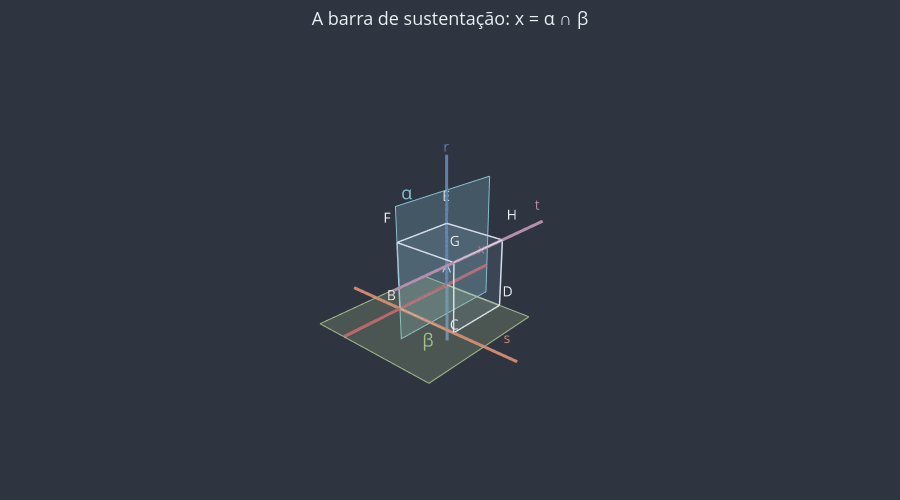

Write notebook code for a chart like this one.
### Markdown cell above
**Exercício 7.** No cubo, $r = AE$, $s = BC$ e $t = GH$ são reversas duas a duas. Qual aresta é paralela a $t$ e se apoia em $r$ e em $s$?

### Code cell
# Construção da seção 5:
# 1. O plano α por r = AE, paralelo a t = GH. Pela paralela a GH traçada por A,
#    que é a aresta AB, α é o plano de AE e AB: a face ABFE.
# 2. O plano β por s = BC, paralelo a t = GH. Pela paralela a GH traçada por B,
#    que é de novo a aresta AB, β é o plano de BC e AB: a base ABCD.
# 3. A reta procurada é α ∩ β: a aresta AB.
# De fato: AB ∥ GH (faces opostas do retângulo ABGH), AB encontra AE em A e
# encontra BC em B.
aresta_ex7 = "AB"

x1, x2 = vertices[aresta_ex7[0]], vertices[aresta_ex7[1]]
posicao_x_e_t_ex7 = u3d.classificar_posicao_retas(x1, x2, G, H)
posicao_x_e_r_ex7 = u3d.classificar_posicao_retas(x1, x2, A, E)
posicao_x_e_s_ex7 = u3d.classificar_posicao_retas(x1, x2, B, C)
print(aresta_ex7, posicao_x_e_t_ex7, posicao_x_e_r_ex7, posicao_x_e_s_ex7)

# A mesma construção feita pelo utils_3d: os planos α e β e a reta x = α ∩ β.
alfa = u3d.plano_paralelo_a_reta(A, E, G, H)
beta = u3d.plano_paralelo_a_reta(B, C, G, H)
print("AB contida em α:", u3d.classificar_posicao_reta_plano(A, B, alfa))
print("AB contida em β:", u3d.classificar_posicao_reta_plano(A, B, beta))

fig = u3d.criar_figura(titulo="A barra de sustentação: x = α ∩ β")
fig = u3d.desenhar_cubo(fig)
fig = u3d.desenhar_plano_paralelo_a_reta(
    fig, A, E, G, H, rotulo="α", opacidade=0.25, tamanho=4
)
fig = u3d.desenhar_plano_paralelo_a_reta(
    fig, B, C, G, H, rotulo="β", cor=u3d.CORES["plano_secundario"], opacidade=0.25,
    tamanho=4,
)
fig = u3d.desenhar_reta_por_dois_pontos(
    fig, A, E, rotulo="r", cor=u3d.CORES["reta"], comprimento=6, espessura=6
)
fig = u3d.desenhar_reta_por_dois_pontos(
    fig, B, C, rotulo="s", cor=u3d.CORES["reta_secundaria"], comprimento=6, espessura=6
)
fig = u3d.desenhar_reta_por_dois_pontos(
    fig, G, H, rotulo="t", cor=u3d.CORES["plano_terciario"], comprimento=6, espessura=6
)
fig = u3d.desenhar_intersecao_de_planos(fig, alfa, beta, rotulo="x", comprimento=6)
u3d.mostrar(fig)

### Figure 1 — Plotly figure (JSON) as saved in the notebook; plotly's stock layout.template omitted (floating-point values rounded to 4 significant figures)
{"data": [{"color": "#81A1C1", "hoverinfo": "skip", "i": [0, 0, 4, 4, 0, 0, 1, 1, 2, 2, 3, 3], "j": [1, 2, 5, 6, 1, 5, 2, 6, 3, 7, 0, 4], "k": [2, 3, 6, 7, 5, 4, 6, 5, 7, 6, 4, 7], "lighting": {"ambient": 1, "diffuse": 0, "fresnel": 0, "specular": 0}, "opacity": 0.08, "type": "mesh3d", "x": [0.0, 2.0, 2.0, 0.0, 0.0, 2.0, 2.0, 0.0], "y": [0.0, 0.0, 2.0, 2.0, 0.0, 0.0, 2.0, 2.0], "z": [0.0, 0.0, 0.0, 0.0, 2.0, 2.0, 2.0, 2.0]}, {"hoverinfo": "skip", "line": {"color": "#D8DEE9", "dash": "solid", "width": 3}, "mode": "lines", "type": "scatter3d", "x": [0, 2], "y": [0, 0], "z": [0, 0]}, {"hoverinfo": "skip", "line": {"color": "#D8DEE9", "dash": "solid", "width": 3}, "mode": "lines", "type": "scatter3d", "x": [2, 2], "y": [0, 2], "z": [0, 0]}, {"hoverinfo": "skip", "line": {"color": "#D8DEE9", "dash": "solid", "width": 3}, "mode": "lines", "type": "scatter3d", "x": [2, 0], "y": [2, 2], "z": [0, 0]}, {"hoverinfo": "skip", "line": {"color": "#D8DEE9", "dash": "solid", "width": 3}, "mode": "lines", "type": "scatter3d", "x": [0, 0], "y": [2, 0], "z": [0, 0]}, {"hoverinfo": "skip", "line": {"color": "#D8DEE9", "dash": "solid", "width": 3}, "mode": "lines", "type": "scatter3d", "x": [0, 2], "y": [0, 0], "z": [2, 2]}, {"hoverinfo": "skip", "line": {"color": "#D8DEE9", "dash": "solid", "width": 3}, "mode": "lines", "type": "scatter3d", "x": [2, 2], "y": [0, 2], "z": [2, 2]}, {"hoverinfo": "skip", "line": {"color": "#D8DEE9", "dash": "solid", "width": 3}, "mode": "lines", "type": "scatter3d", "x": [2, 0], "y": [2, 2], "z": [2, 2]}, {"hoverinfo": "skip", "line": {"color": "#D8DEE9", "dash": "solid", "width": 3}, "mode": "lines", "type": "scatter3d", "x": [0, 0], "y": [2, 0], "z": [2, 2]}, {"hoverinfo": "skip", "line": {"color": "#D8DEE9", "dash": "solid", "width": 3}, "mode": "lines", "type": "scatter3d", "x": [0, 0], "y": [0, 0], "z": [0, 2]}, {"hoverinfo": "skip", "line": {"color": "#D8DEE9", "dash": "solid", "width": 3}, "mode": "lines", "type": "scatter3d", "x": [2, 2], "y": [0, 0], "z": [0, 2]}, {"hoverinfo": "skip", "line": {"color": "#D8DEE9", "dash": "solid", "width": 3}, "mode": "lines", "type": "scatter3d", "x": [2, 2], "y": [2, 2], "z": [0, 2]}, {"hoverinfo": "skip", "line": {"color": "#D8DEE9", "dash": "solid", "width": 3}, "mode": "lines", "type": "scatter3d", "x": [0, 0], "y": [2, 2], "z": [0, 2]}, {"hoverinfo": "skip", "mode": "text", "text": ["A"], "textfont": {"color": "#ECEFF4", "size": 14}, "type": "scatter3d", "x": [-0.1732], "y": [-0.1732], "z": [-0.1732]}, {"hoverinfo": "skip", "mode": "text", "text": ["B"], "textfont": {"color": "#ECEFF4", "size": 14}, "type": "scatter3d", "x": [2.173], "y": [-0.1732], "z": [-0.1732]}, {"hoverinfo": "skip", "mode": "text", "text": ["C"], "textfont": {"color": "#ECEFF4", "size": 14}, "type": "scatter3d", "x": [2.173], "y": [2.173], "z": [-0.1732]}, {"hoverinfo": "skip", "mode": "text", "text": ["D"], "textfont": {"color": "#ECEFF4", "size": 14}, "type": "scatter3d", "x": [-0.1732], "y": [2.173], "z": [-0.1732]}, {"hoverinfo": "skip", "mode": "text", "text": ["E"], "textfont": {"color": "#ECEFF4", "size": 14}, "type": "scatter3d", "x": [-0.1732], "y": [-0.1732], "z": [2.173]}, {"hoverinfo": "skip", "mode": "text", "text": ["F"], "textfont": {"color": "#ECEFF4", "size": 14}, "type": "scatter3d", "x": [2.173], "y": [-0.1732], "z": [2.173]}, {"hoverinfo": "skip", "mode": "text", "text": ["G"], "textfont": {"color": "#ECEFF4", "size": 14}, "type": "scatter3d", "x": [2.173], "y": [2.173], "z": [2.173]}, {"hoverinfo": "skip", "mode": "text", "text": ["H"], "textfont": {"color": "#ECEFF4", "size": 14}, "type": "scatter3d", "x": [-0.1732], "y": [2.173], "z": [2.173]}, {"color": "#88C0D0", "hoverinfo": "skip", "i": [0, 0], "j": [1, 2], "k": [2, 3], "lighting": {"ambient": 1, "diffuse": 0, "fresnel": 0, "specular": 0}, "opacity": 0.25, "type": "mesh3d", "x": [-2.0, -2.0, 2.0, 2.0], "y": [0.0, 0.0, 0.0, 0.0], "z": [3.0, -1.0, -1.0, 3.0]}, {"hoverinfo": "skip", "line": {"color": "#88C0D0", "width": 2}, "mode": "lines", "type": "scatter3d", "x": [-2.0, -2.0, 2.0, 2.0, -2.0], "y": [0.0, 0.0, 0.0, 0.0, 0.0], "z": [3.0, -1.0, -1.0, 3.0, 3.0]}, {"hoverinfo": "skip", "mode": "text", "text": ["α"], "textfont": {"color": "#88C0D0", "size": 18}, "type": "scatter3d", "x": [1.6], "y": [0], "z": [2.6]}, {"color": "#A3BE8C", "hoverinfo": "skip", "i": [0, 0], "j": [1, 2], "k": [2, 3], "lighting": {"ambient": 1, "diffuse": 0, "fresnel": 0, "specular": 0}, "opacity": 0.25, "type": "mesh3d", "x": [0.0, 0.0, 4.0, 4.0], "y": [3.0, -1.0, -1.0, 3.0], "z": [0.0, 0.0, 0.0, 0.0]}, {"hoverinfo": "skip", "line": {"color": "#A3BE8C", "width": 2}, "mode": "lines", "type": "scatter3d", "x": [0.0, 0.0, 4.0, 4.0, 0.0], "y": [3.0, -1.0, -1.0, 3.0, 3.0], "z": [0.0, 0.0, 0.0, 0.0, 0.0]}, {"hoverinfo": "skip", "mode": "text", "text": ["β"], "textfont": {"color": "#A3BE8C", "size": 18}, "type": "scatter3d", "x": [3.6], "y": [2.6], "z": [0]}, {"hoverinfo": "skip", "line": {"color": "#5E81AC", "dash": "solid", "width": 6}, "mode": "lines", "type": "scatter3d", "x": [0, 0], "y": [0, 0], "z": [-2, 4]}, {"hoverinfo": "skip", "mode": "text", "text": ["r"], "textfont": {"color": "#5E81AC", "size": 14}, "type": "scatter3d", "x": [0], "y": [0], "z": [3.7]}, {"hoverinfo": "skip", "line": {"color": "#D08770", "dash": "solid", "width": 6}, "mode": "lines", "type": "scatter3d", "x": [2, 2], "y": [-2, 4], "z": [0, 0]}, {"hoverinfo": "skip", "mode": "text", "text": ["s"], "textfont": {"color": "#D08770", "size": 14}, "type": "scatter3d", "x": [2], "y": [3.7], "z": [0]}, {"hoverinfo": "skip", "line": {"color": "#B48EAD", "dash": "solid", "width": 6}, "mode": "lines", "type": "scatter3d", "x": [4, -2], "y": [2, 2], "z": [2, 2]}, {"hoverinfo": "skip", "mode": "text", "text": ["t"], "textfont": {"color": "#B48EAD", "size": 14}, "type": "scatter3d", "x": [-1.7], "y": [2], "z": [2]}, {"hoverinfo": "skip", "line": {"color": "#BF616A", "dash": "solid", "width": 6}, "mode": "lines", "type": "scatter3d", "x": [4, -2], "y": [0, 0], "z": [0, 0]}, {"hoverinfo": "skip", "mode": "text", "text": ["x"], "textfont": {"color": "#BF616A", "size": 14}, "type": "scatter3d", "x": [-1.7], "y": [0], "z": [0]}], "layout": {"font": {"color": "#ECEFF4", "size": 13}, "height": 500, "margin": {"b": 0, "l": 0, "r": 0, "t": 50}, "paper_bgcolor": "#2E3440", "plot_bgcolor": "#2E3440", "scene": {"aspectmode": "data", "bgcolor": "#2E3440", "camera": {"eye": {"x": 1.6, "y": 1.4, "z": 1}}, "xaxis": {"visible": false}, "yaxis": {"visible": false}, "zaxis": {"visible": false}}, "showlegend": false, "title": {"text": "A barra de sustentação: x = α ∩ β", "x": 0.5}}}
